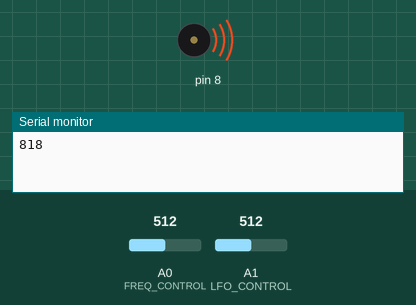
Simulated run of this sketch. Board: Arduino Uno, built with avr-gcc and run on an emulated ATmega328P. Parts: buzzer (waves = sounding), the last lines printed to the serial monitor. The inputs (shaded band) are chosen by the test bench; at power-on: A1 (LFO_CONTROL) = 512, A0 (FREQ_CONTROL) = 512.

Above: at 1.6 s.
1.7 s: A1 (LFO_CONTROL) set to 716
At 4.25 s:
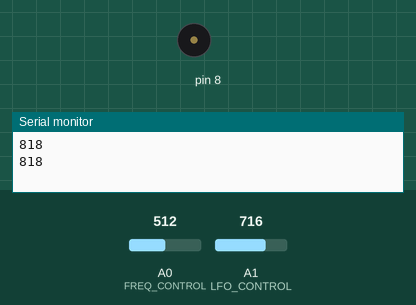
5.9 s: A1 (LFO_CONTROL) set to 900
10.7 s: A1 (LFO_CONTROL) set to 1023
Timing chart, 0 to 22.0 s (numbered marks = the images above; inputs shaded):
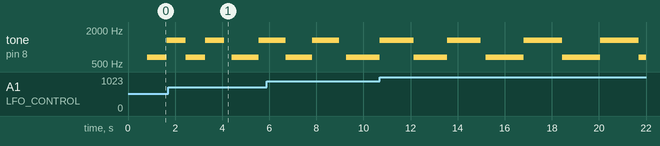

The sketch:

tone.ino
```cpp
#define FREQ_CONTROL         (0)
#define LFO_CONTROL          (1)

int syncPhaseInc;
int intensity; // Amount the freq will increase
int lfo; // lfo rate

uint16_t midiTable[] = {
  17,18,19,20,22,23,24,26,27,29,31,32,34,36,38,41,43,46,48,51,54,58,61,65,69,73,
  77,82,86,92,97,103,109,115,122,129,137,145,154,163,173,183,194,206,218,231,
  244,259,274,291,308,326,346,366,388,411,435,461,489,518,549,581,616,652,691,
  732,776,822,871,923,978,1036,1097,1163,1232,1305,1383,1465,1552,1644,1742,
  1845,1955,2071,2195,2325,2463,2610,2765,2930,3104,3288,3484,3691,3910,4143,
  4389,4650,4927,5220,5530,5859,6207,6577,6968,7382,7821,8286,8779,9301,9854,
  10440,11060,11718,12415,13153,13935,14764,15642,16572,17557,18601,19708,20879,
  22121,23436,24830,26306
};


uint16_t mapMidi(uint16_t input) {
  return (midiTable[(1023-input) >> 3]);
}


void setup() {

  Serial.begin(9600);
  intensity = 2;
  lfo = 100;
}

void loop() {

  // LFO low
  syncPhaseInc = mapMidi(analogRead(FREQ_CONTROL));
  lfo = analogRead(LFO_CONTROL);
  lfo = map(lfo, 0, 627, 10, 1000);
  delay(lfo);

  Serial.println(lfo);
  tone(8, syncPhaseInc, lfo);

  // LFO high

  syncPhaseInc = mapMidi(analogRead(FREQ_CONTROL)) * intensity;
  delay(lfo);
  tone(8, syncPhaseInc, lfo);


}
```

Measured:
- by itself, tone on pin 8: plays 652 Hz for 1.4 s, 1304 Hz for 1.4 s, 652 Hz for 1.6 s, 1304 Hz for 1.6 s, 652 Hz for 1.6 s, 1304 Hz for 1.6 s … (7 notes in this stretch)
